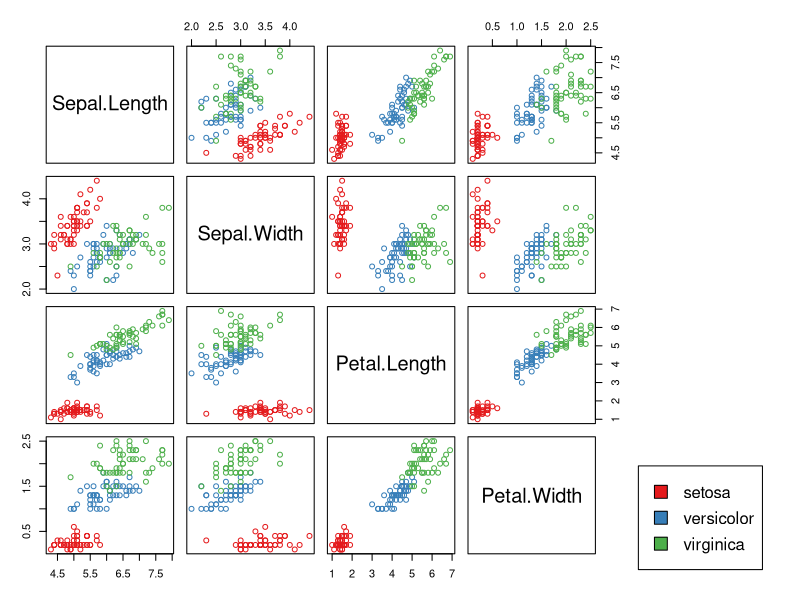
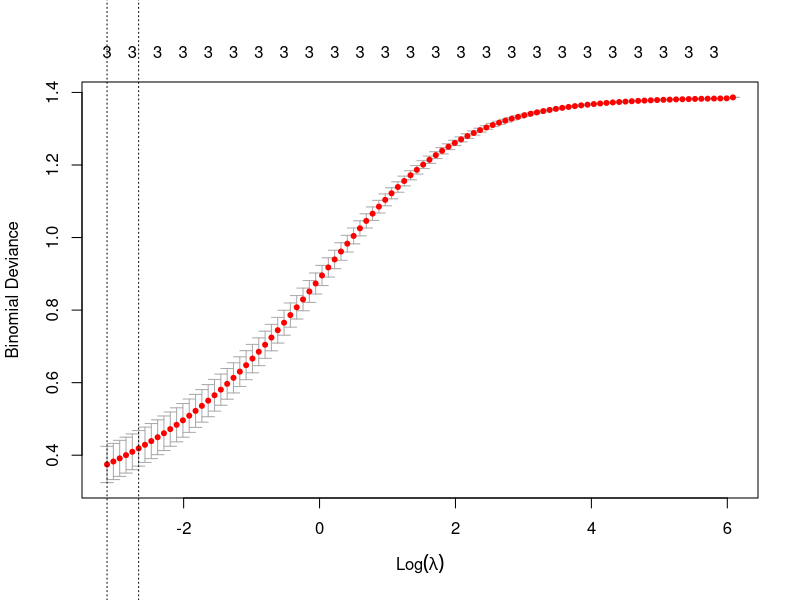
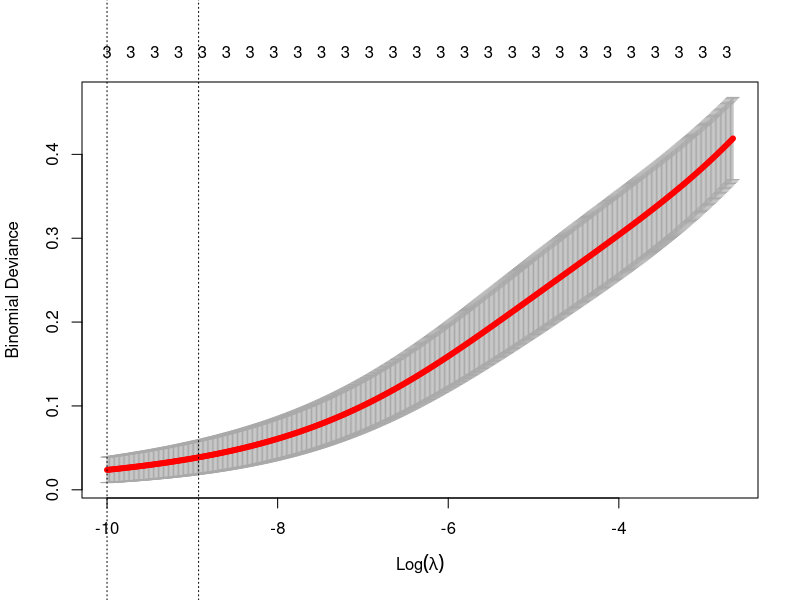

Recreate these plots in R, in order.
## ---- chunk 1
knitr::opts_chunk$set(message = FALSE, warning = FALSE,
                      error = FALSE)
## ---- chunk 2
library(tidyverse)
library(glmnet)
library(caret) # caret or carrot?
## ---- chunk 3
knitr::kable(head(iris[sample(nrow(iris), 6), ]), row.names = FALSE)
## ---- chunk 4
iris_colors <- RColorBrewer::brewer.pal(3, 'Set1')[iris$Species]


pairs(iris[, 1:4], col = iris_colors, oma=c(3,3,3,15))
par(xpd = TRUE)
legend("bottomright", 
       fill = unique(iris_colors), 
       legend = c(levels(iris$Species)))
## ---- chunk 5
table('Petal Cut' = iris$Petal.Length >= 2.45,'Setosa' = iris$Species == 'setosa')
## ---- chunk 6
set.seed(123)
# create training and testing split
training_index <- sample(nrow(iris), 0.7 * nrow(iris))
iris_train <- iris[training_index,]
iris_test <- iris[-training_index,]
# grab X data add squared term for each column
iris_X_train <- iris_train[,-5] %>%
  mutate_all(funs('sq' = . ^ 2))
iris_X_test <- iris_test[,-5] %>%
  mutate_all(funs('sq' = . ^ 2))
# all two way interactions with first order terms
iris_X_train <- 
  model.matrix(~-1 + . + (Sepal.Length+Sepal.Width+Petal.Length+Petal.Width) ^ 2,
               data = iris_X_train)
iris_X_test <-
  model.matrix(~-1 + . + (Sepal.Length+Sepal.Width+Petal.Length+Petal.Width) ^ 2,
               data = iris_X_test)
# fit center and scale processor on training data
preProc <- preProcess(iris_X_train)
iris_X_train_cs <- predict(preProc, iris_X_train)
iris_X_test_cs <- predict(preProc, iris_X_test)
# labels, convert to factor for glmnet
iris_y_train <- as.factor(as.numeric(iris_train$Species == 'setosa'))
iris_y_test <- as.factor(iris_test$Species == 'setosa')
## ---- chunk 7
set.seed(123)
rf_control <- rfeControl(rfFuncs, method = 'cv', number = 5)

iris_rfe <- rfe(x = iris_X_train_cs, 
                y = iris_y_train,
                sizes = 2:14, # select at least two variables
                rfeControl = rf_control)

iris_rfe$optVariables
## ---- chunk 8
vv <- c("Petal.Width", "Petal.Length", "Petal.Length:Petal.Width")

iris_X_train_cs_sub <- iris_X_train_cs[, colnames(iris_X_train_cs) %in% vv]
iris_X_test_cs_sub <- iris_X_test_cs[, colnames(iris_X_test_cs) %in% vv]
## ---- chunk 9
cv_glm1 <- cv.glmnet(x = iris_X_train_cs_sub,
                     y = iris_y_train,
                     alpha = 0,
                     family = 'binomial',
                     nfolds = length(iris_y_train) - 1,# LOOCV
                     standardize = FALSE,
                     intercept = FALSE) 

lambda_1se_1 <- cv_glm1$lambda.1se # store "best" lambda for now

plot(cv_glm1)
## ---- chunk 10
cv_glm2 <- cv.glmnet(x = iris_X_train_cs_sub,
                     y = iris_y_train,
                     alpha = 0,
                     lambda = exp(seq(-10, log(lambda_1se_1), length.out = 500)),
                     family = 'binomial',
                     nfolds = length(iris_y_train) - 1,# LOOCV
                     standardize = FALSE,
                     intercept = FALSE)

lambda_2 <- exp(-6.5)
plot(cv_glm2)
## ---- chunk 11
# naive classification accuracy
class_acc <- function(preds, labels, thresh = 0.5){
  tt <- table(preds > thresh, labels)
  
  sum(diag(tt)) / sum(tt)
}
## ---- chunk 12
ridge_1 <- glmnet(x = iris_X_train_cs_sub, y = iris_y_train,
                  family = 'binomial', lambda = lambda_1se_1, alpha = 0,
                  standardize = FALSE, intercept = FALSE)

ridge_2 <- glmnet(x = iris_X_train_cs_sub, y = iris_y_train,
                  family = 'binomial', lambda = lambda_2, alpha = 0,
                  standardize = FALSE, intercept = FALSE)

glm1 <- glm(iris_y_train ~ -1 + ., data = data.frame(iris_X_train_cs_sub), 
            family = 'binomial')

glm2 <- glm(iris_y_train ~ -1 + Sepal.Length+Sepal.Width+Petal.Length+Petal.Width,
            data = data.frame(iris_X_train_cs), 
            family = 'binomial') 
